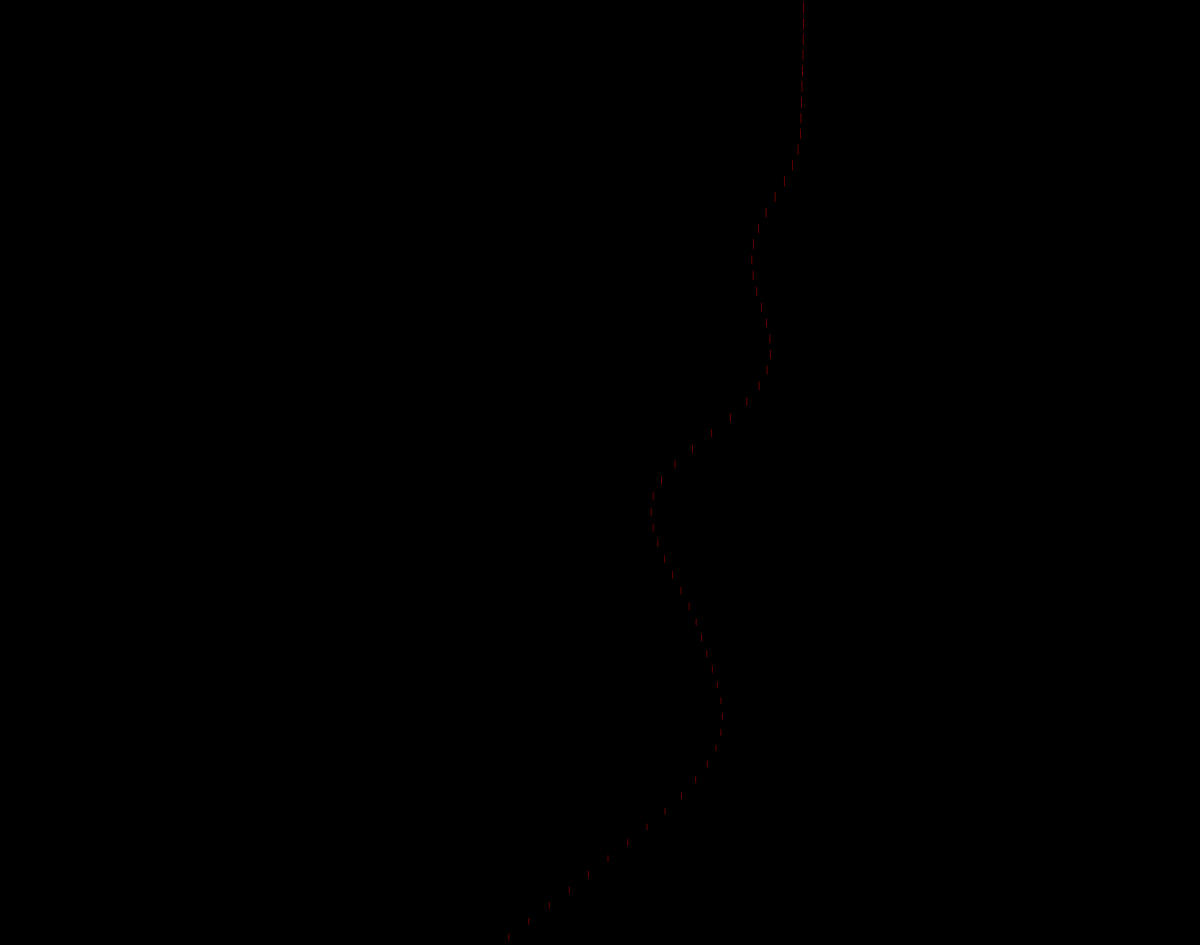
Frame 1 (no input)
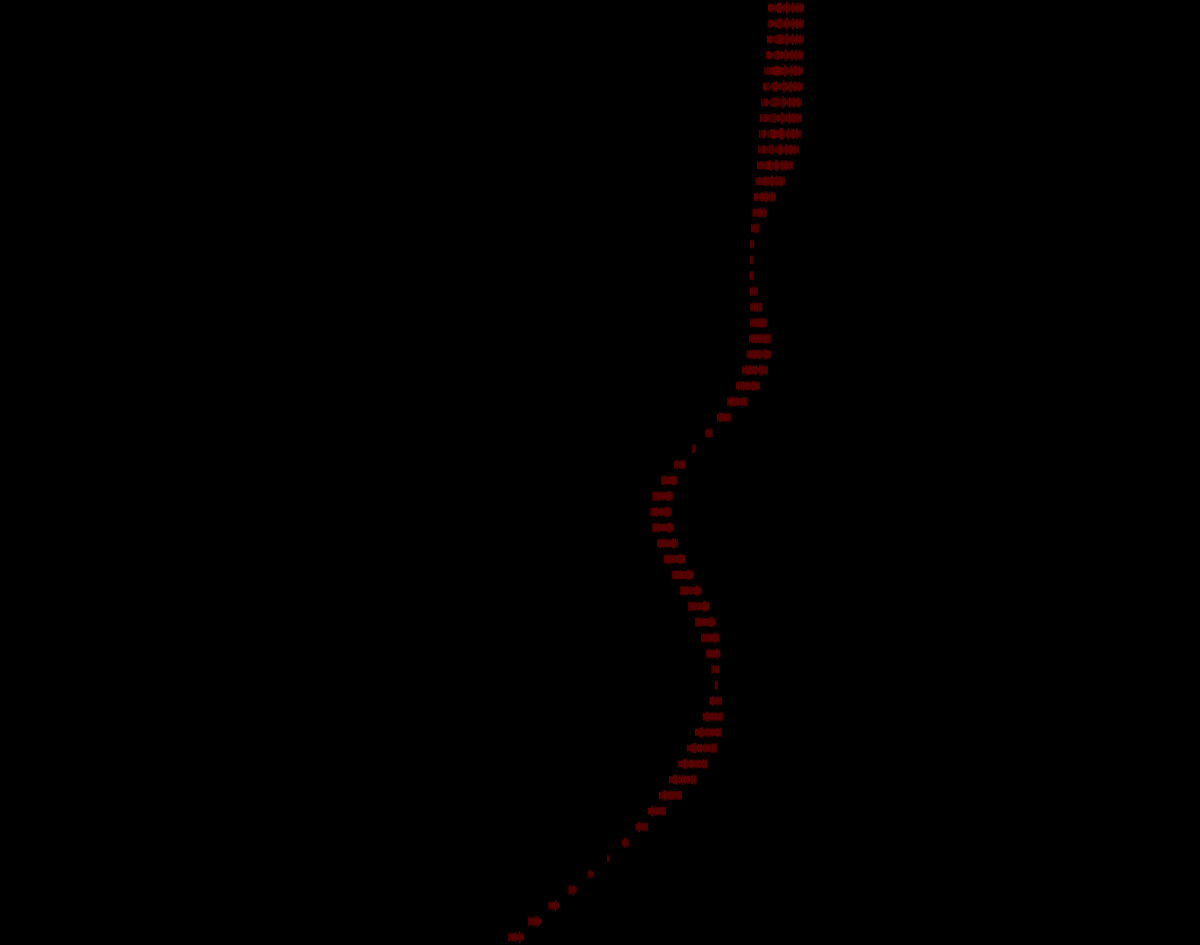
Frame 60 (no input)
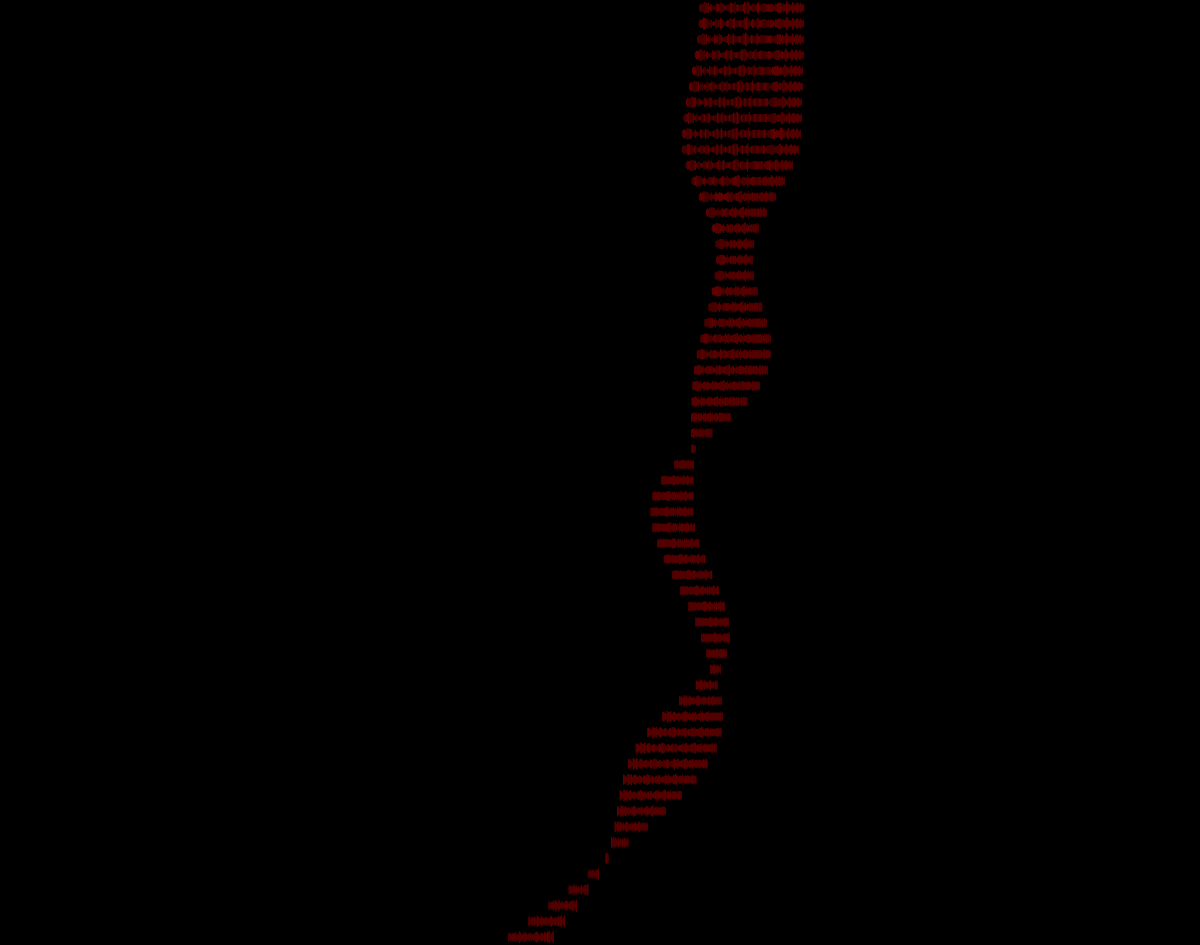
Frame 120 (the mouse pressed at the canvas centre since frame 60)

The p5.js sketch that drew these frames (run headless with seeded random() and noise() and a simulated clock; from frame 60 on, the mouse is pressed at the canvas centre):

// p5.js sketch
// ── sketch.js
// https://editor.p5js.org/p5name/sketches/Xqty0l39k
// ims perlin v6 colors

let my = {};

function setup() {
  createCanvas(windowWidth, windowHeight - 55);
  my.backg = 0;
  background(my.backg);
  // noStroke();
  my.x1 = 0;
  my.x2 = 0;
  my.x1step = 0.01;
  my.x2step = 0.001; // less is tighter x spacing
  my.y1scale = 0.001;
  my.ylen = height / 60;
  my.time = 0;
  my.timeMax = 5 * 1000; // milliseconds to restart
  
  let a = 100;
  let aRed = [255, 0, 0, a];
  let aGreen = [0, 255, 0, a];
  let aGold = [255, 214, 0, a];
  my.colors =  [aRed, aGreen, aGold, my.backg];
  // my.colors =  [aRed, aGreen, aGold, my.backg, my.backg, my.backg];
  // my.colors =  [aRed, aGreen, aGold];
  my.colorIndex = 0;

  setup_fullScreenBtn();
}

function draw() {
  my.time += deltaTime;
  if (my.time > my.timeMax) {
    my.time = 0;
    background(my.backg, 10);
    my.colorIndex = (my.colorIndex+1) % my.colors.length;
  }
  for (let ytop = 0; ytop < height; ytop += my.ylen) {
    my.x1 += my.x1step;
    // my.x2 += my.x2step;
    let ny = ytop * my.y1scale;
    let len = noise(my.x1, ny) * my.ylen;
    let x = noise(my.x2, ny) * width;
    let ymid = ytop + my.ylen * 0.5;
    stroke(my.backg);
    line(x, ytop, x, ytop + my.ylen);
    let foreColor = my.colors[my.colorIndex];
    stroke(foreColor);
    let hlen = len * 0.5;
    line(x, ymid - hlen, x, ymid + hlen);
    // line(x, ymid - hlen, x, ytop + my.len);
  }
  my.x2 += my.x2step;
}

function windowResized() {
  resizeCanvas(windowWidth, windowHeight);
}

function setup_fullScreenBtn() {
  my.fullScreenBtn = createButton('Full Screen');
  my.fullScreenBtn.mousePressed(full_screen_action);
  my.fullScreenBtn.style('font-size:42px');
}

function full_screen_action() {
  my.fullScreenBtn.remove();
  fullscreen(1);
  let delay = 3000;
  setTimeout(ui_present_window, delay);
}

function ui_present_window() {
  resizeCanvas(windowWidth, windowHeight);
  // init_dim();
}

// https://editor.p5js.org/codingtrain/sketches/nCYG2SCNq
// Perlin Noise - Adding Y Axis

// Graphing 1D Perlin Noise (Adding Y-Axis)
// The Coding Train / Daniel Shiffman
// https://thecodingtrain.com/learning/noise/0.4-graphing-1d.html
// https://youtu.be/y7sgcFhk6ZM

// Adding Y-Axis: https://editor.p5js.org/codingtrain/sketches/nCYG2SCNq
// Noise Graph: https://editor.p5js.org/codingtrain/sketches/EZeHXBhei
// Noisy Sin: https://editor.p5js.org/codingtrain/sketches/M_kuAXwV2

// This example has been updated to use es6 syntax. To learn more about es6 visit: https://thecodingtrain.com/Tutorials/16-javascript-es6

// https://editor.p5js.org/p5name/sketches/h2G8X82wt
// ims perlin v1

// https://editor.p5js.org/p5name/sketches/Ce9F9d_lu
// ims perlin v2

// https://editor.p5js.org/p5name/sketches/tBsa6f3od
// ims perlin v3

// https://editor.p5js.org/p5name/sketches/FdAetYG8Y
// ims perlin v4
// mirgate to my.

// https://editor.p5js.org/p5name/sketches/eQfSExLDa
// ims perlin v5
// wave on the y axis

// https://editor.p5js.org/p5name/sketches/LLhJrWagm
// ims perlin v6 deltaTime

// https://editor.p5js.org/p5name/sketches/ev0PtLO79
// ims perlin v6 reverse
